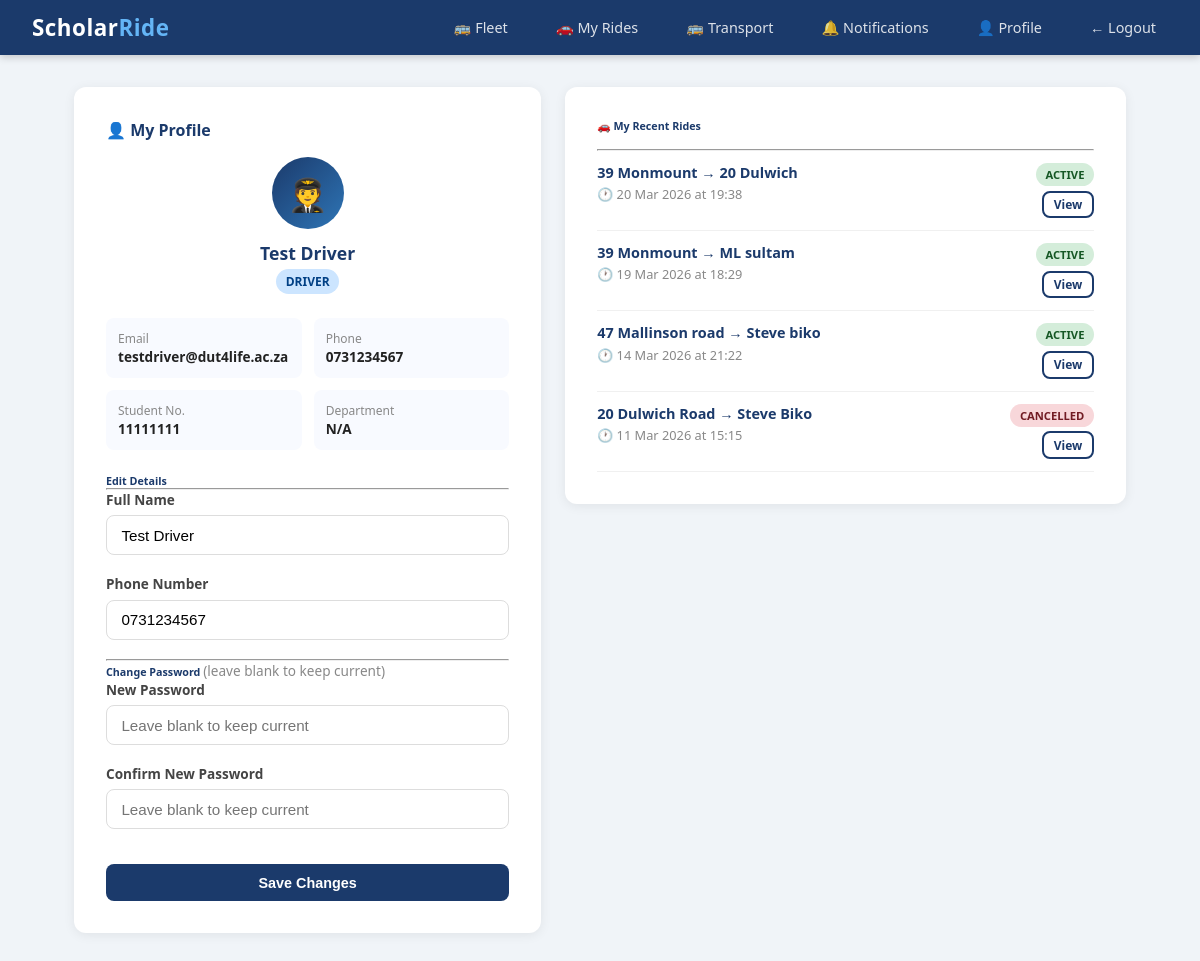
/profile (signed in), run on an earlier commit of the app's database.
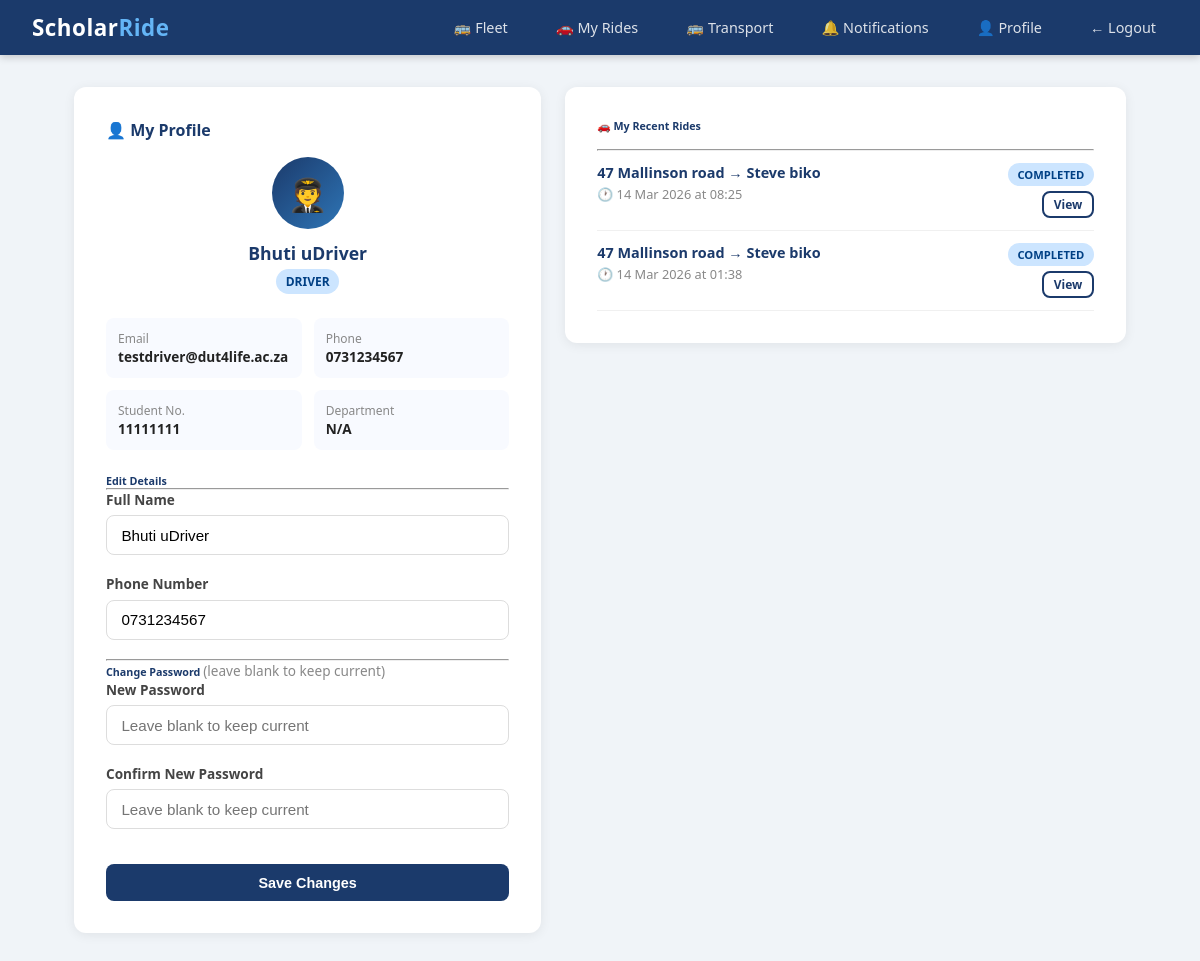
And on a later commit of the database.
### scholar_ride/models.py (models this page shows)
class User(db.Model, UserMixin):
    id = db.Column(db.Integer, primary_key=True)
    student_number = db.Column(db.String(20), unique=True, nullable=True)
    staff_number = db.Column(db.String(20), unique=True, nullable=True)
    full_name = db.Column(db.String(100), nullable=False)
    email = db.Column(db.String(120), unique=True, nullable=False)
    phone = db.Column(db.String(20), nullable=False)
    password_hash = db.Column(db.String(128), nullable=False)
    role = db.Column(db.String(20), default='student')
    department = db.Column(db.String(100), nullable=True)
    verified = db.Column(db.Boolean, default=False)
    approval_status = db.Column(db.String(20), default='pending')
    otp = db.Column(db.String(6), nullable=True)
    created_at = db.Column(db.DateTime, default=datetime.utcnow)
    rides = db.relationship('Ride', backref='driver', lazy=True)
    bookings = db.relationship('Booking', backref='student', lazy=True)

class Ride(db.Model):
    id = db.Column(db.Integer, primary_key=True)
    driver_id = db.Column(db.Integer, db.ForeignKey('user.id'), nullable=False)
    origin = db.Column(db.String(200), nullable=False)
    destination = db.Column(db.String(200), nullable=False)
    departure_time = db.Column(db.DateTime, nullable=False)
    available_seats = db.Column(db.Integer, nullable=False)
    total_seats = db.Column(db.Integer, nullable=False)
    status = db.Column(db.String(20), default='active')
    created_at = db.Column(db.DateTime, default=datetime.utcnow)
    bookings = db.relationship('Booking', backref='ride', lazy=True)
    vehicle_type = db.Column(db.String(50), nullable=True)
    vehicle_model = db.Column(db.String(100), nullable=True)
    registration_number = db.Column(db.String(20), nullable=True)

### scholar_ride/routes/auth.py (the view, shortened to what this page needs)
@auth.route('/profile', methods=['GET', 'POST'])
@login_required
def profile():
    from scholar_ride.models import Booking, Ride
    if current_user.role == 'driver':
        history = Ride.query.filter_by(driver_id=current_user.id)\
                            .order_by(Ride.departure_time.desc()).limit(5).all()
    else:
        bookings = Booking.query.filter_by(student_id=current_user.id)\
                                .order_by(Booking.booking_date.desc()).limit(5).all()
        history = [b.ride for b in bookings if b.ride][:5]
    return render_template('profile.html', history=history)

### scholar_ride/models.py (called while the page is built)
@login_manager.user_loader
def load_user(user_id):
    return User.query.get(int(user_id))

### scholar_ride/templates/profile.html (shortened to what this page needs)
{% extends "base.html" %}
{% block content %}
<div style="display:grid; grid-template-columns:1fr 1.2fr; gap:1.5rem; align-items:flex-start;">
    <div>
        <div class="card p-4 mb-3">
            <h4 style="color:#1B3A6B; margin-bottom:1rem;">👤 My Profile</h4>
            <div style="text-align:center; margin-bottom:1.5rem;">
                <div style="width:72px; height:72px; border-radius:50%; background:linear-gradient(135deg,#1B3A6B,#2E75B6);
                            display:flex; align-items:center; justify-content:center;
                            font-size:2rem; margin:0 auto 0.75rem;">
                    {% if current_user.role == 'driver' %}🧑‍✈️
                    {% elif current_user.role == 'admin' %}👨‍💼
                    {% elif current_user.role == 'staff' %}👨‍🏫
                    {% else %}🎓{% endif %}
                </div>
                <div style="font-weight:700; font-size:1.1rem; color:#1B3A6B;">{{ current_user.full_name }}</div>
                <span class="badge badge-primary" style="margin-top:0.25rem;">{{ current_user.role | upper }}</span>
            </div>
            <div style="display:grid; grid-template-columns:1fr 1fr; gap:0.75rem; margin-bottom:1.5rem;">
                <div style="background:#f8faff; border-radius:8px; padding:0.75rem;">
                    <div style="font-size:0.75rem; color:#888;">Email</div>
                    <div style="font-size:0.85rem; font-weight:600; word-break:break-all;">{{ current_user.email }}</div>
                </div>
                <div style="background:#f8faff; border-radius:8px; padding:0.75rem;">
                    <div style="font-size:0.75rem; color:#888;">Phone</div>
                    <div style="font-size:0.85rem; font-weight:600;">{{ current_user.phone }}</div>
                </div>
                <div style="background:#f8faff; border-radius:8px; padding:0.75rem;">
                    <div style="font-size:0.75rem; color:#888;">Student No.</div>
                    <div style="font-size:0.85rem; font-weight:600;">{{ current_user.student_number or 'N/A' }}</div>
                </div>
                <div style="background:#f8faff; border-radius:8px; padding:0.75rem;">
                    <div style="font-size:0.75rem; color:#888;">Department</div>
                    <div style="font-size:0.85rem; font-weight:600;">{{ current_user.department or 'N/A' }}</div>
                </div>
            </div>
            <h6 style="color:#1B3A6B;">Edit Details</h6>
            <hr>
            <form method="POST" action="/profile">
                <div class="form-group">
                    <label>Full Name</label>
                    <input type="text" name="full_name" class="form-control"
                           value="{{ current_user.full_name }}" required>
                </div>
                <div class="form-group">
                    <label>Phone Number</label>
                    <input type="text" name="phone" class="form-control"
                           value="{{ current_user.phone }}" required>
                </div>
                <hr>
                <h6 style="color:#1B3A6B;">Change Password
                    <small class="text-muted" style="font-weight:400;">(leave blank to keep current)</small>
                </h6>
                <div class="form-group">
                    <label>New Password</label>
                    <input type="password" name="new_password" class="form-control"
                           placeholder="Leave blank to keep current">
                </div>
                <div class="form-group">
                    <label>Confirm New Password</label>
                    <input type="password" name="confirm_password" class="form-control"
                           placeholder="Leave blank to keep current">
                </div>
                <button type="submit" class="btn btn-primary w-100 mt-2">Save Changes</button>
            </form>
        </div>
    </div>
    <div>
        <div class="card p-4">
            <h6 style="color:#1B3A6B; margin-bottom:1rem;">
                {% if current_user.role == 'driver' %}🚗 My Recent Rides{% else %}🎫 My Ride History{% endif %}
            </h6>
            <hr>
            {% if history %}
                {% for ride in history %}
                <div style="padding:0.75rem 0; border-bottom:1px solid #f0f0f0;">
                    <div style="display:flex; justify-content:space-between; align-items:flex-start; gap:0.5rem; flex-wrap:wrap;">
                        <div>
                            <div style="font-weight:600; font-size:0.9rem; color:#1B3A6B;">
                                {{ ride.origin }} → {{ ride.destination }}
                            </div>
                            <div style="font-size:0.8rem; color:#888; margin-top:0.2rem;">
                                🕐 {{ ride.departure_time.strftime('%d %b %Y at %H:%M') }}
                            </div>
                        </div>
                        <div style="display:flex; flex-direction:column; align-items:flex-end; gap:0.3rem;">
                            <span class="badge
                                {% if ride.status == 'active' %}badge-success
                                {% elif ride.status == 'completed' %}badge-primary
                                {% elif ride.status == 'cancelled' %}badge-danger
                                {% elif ride.status == 'delayed' %}badge-warning
                                {% else %}badge-secondary{% endif %}"
                                style="font-size:0.7rem;">
                                {{ ride.status | upper }}
                            </span>
                            <a href="/rides/{{ ride.id }}" class="btn btn-sm btn-outline"
                               style="font-size:0.75rem; padding:0.2rem 0.6rem;">View</a>
                        </div>
                    </div>
                </div>
                {% endfor %}
            {% endif %}
        </div>
    </div>
</div>
{% endblock %}

### scholar_ride/templates/base.html (shortened to what this page needs)
<!DOCTYPE html>
<html lang="en">
<head>
</head>
<body>
    <nav class="navbar">
        <a class="navbar-brand" href="/rides">Scholar<span>Ride</span></a>
        <ul class="nav-links" id="navLinks">
         {% if current_user and current_user.is_authenticated %}
        {% if current_user.role == 'student' %}
            <li><a href="/rides">🔍 Find Rides</a></li>
            <li><a href="/bookings/my">🎫 My Bookings</a></li>
            <li><a href="/transport">🚌 Transport</a></li>
        {% elif current_user.role == 'staff' %}
            <li><a href="/rides">🔍 Find Rides</a></li>
            <li><a href="/bookings/my">🎫 My Bookings</a></li>
            <li><a href="/transport">🚌 Transport</a></li>
        {% elif current_user.role == 'driver' %}
            <li><a href="/admin/fleet">🚌 Fleet</a></li>
            <li><a href="/rides/my">🚗 My Rides</a></li>
            <li><a href="/transport">🚌 Transport</a></li>
        {% elif current_user.role == 'admin' %}
            <li><a href="/admin">⚙️ Admin</a></li>
            <li><a href="/admin/fleet">🚌 Fleet</a></li>
            <li><a href="/transport">🚌 Transport</a></li>
        {% endif %}
        <li>
            <a href="/notifications" style="position:relative;">
                🔔 Notifications
                  </a>
                </li>
                    <li><a href="/profile">👤 Profile</a></li>
                 <li><a href="/logout">← Logout</a></li>
                 {% else %}
                 <li><a href="/login">Login</a></li>
                 <li><a href="/register">Register</a></li>
           {% endif %}
        </ul>
    </nav>
    <div class="container">
        {% block content %}{% endblock %}
    </div>
</body>
</html>

### scholar_ride/templates/base.html (style rules this page uses)
*, *::before, *::after { box-sizing: border-box; margin: 0; padding: 0; }
body { font-family: 'Segoe UI', Tahoma, Geneva, Verdana, sans-serif; background: #f0f4f8; color: #222; }
.navbar { background: #1B3A6B; padding: 0.75rem 2rem; display: flex; align-items: center; justify-content: space-between; box-shadow: 0 2px 8px rgba(0,0,0,0.2); position: relative; }
.navbar-brand { color: white; font-size: 1.4rem; font-weight: 700; text-decoration: none; letter-spacing: 0.5px; }
.navbar-brand span { color: #64B5F6; }
.nav-links { display: flex; gap: 1.5rem; list-style: none; align-items: center; }
.nav-links a { color: rgba(255,255,255,0.85); text-decoration: none; font-size: 0.9rem; padding: 0.4rem 0.75rem; border-radius: 6px; transition: background 0.2s, color 0.2s; }
.container { max-width: 1100px; margin: 0 auto; padding: 2rem 1.5rem; }
.card { background: white; border-radius: 12px; box-shadow: 0 2px 12px rgba(0,0,0,0.07); padding: 2rem; margin-bottom: 1.5rem; }
.form-group { margin-bottom: 1.2rem; }
.form-group label { display: block; font-size: 0.85rem; font-weight: 600; color: #444; margin-bottom: 0.4rem; }
.form-control, .form-select { width: 100%; padding: 0.65rem 0.9rem; border: 1.5px solid #ddd; border-radius: 8px; font-size: 0.95rem; transition: border-color 0.2s; background: white; }
.btn { display: inline-block; padding: 0.65rem 1.4rem; border-radius: 8px; font-size: 0.9rem; font-weight: 600; cursor: pointer; border: none; text-decoration: none; text-align: center; transition: all 0.2s; }
.btn-primary { background: #1B3A6B; color: white; }
.btn-outline { background: transparent; color: #1B3A6B; border: 2px solid #1B3A6B; }
.btn-sm { padding: 0.35rem 0.8rem; font-size: 0.8rem; }
.badge { display: inline-block; padding: 0.25rem 0.6rem; border-radius: 20px; font-size: 0.75rem; font-weight: 700; }
.badge-primary { background: #cce5ff; color: #004085; }
.text-muted { color: #888; font-size: 0.85rem; }
.mt-2 { margin-top: 1rem; }
.w-100 { width: 100%; }

What changed in the data, as far as the page shows it:
removed Ride: origin "39 Monmount", destination "20 Dulwich", departure_time "20 Mar 2026 at 19:38", status "ACTIVE"
removed Ride: origin "39 Monmount", destination "ML sultam", departure_time "19 Mar 2026 at 18:29", status "ACTIVE"
removed Ride: origin "47 Mallinson road", destination "Steve biko", departure_time "14 Mar 2026 at 21:22", status "ACTIVE"
changed User "testdriver@dut4life.ac.za": full_name "Test Driver" → "Bhuti uDriver"
changed Ride: origin "20 Dulwich Road" → "47 Mallinson road"; destination "Steve Biko" → "Steve biko"; departure_time "11 Mar 2026 at 15:15" → "14 Mar 2026 at 08:25"; status "CANCELLED" → "COMPLETED"
added Ride: origin "47 Mallinson road", destination "Steve biko", departure_time "14 Mar 2026 at 01:38", status "COMPLETED"
